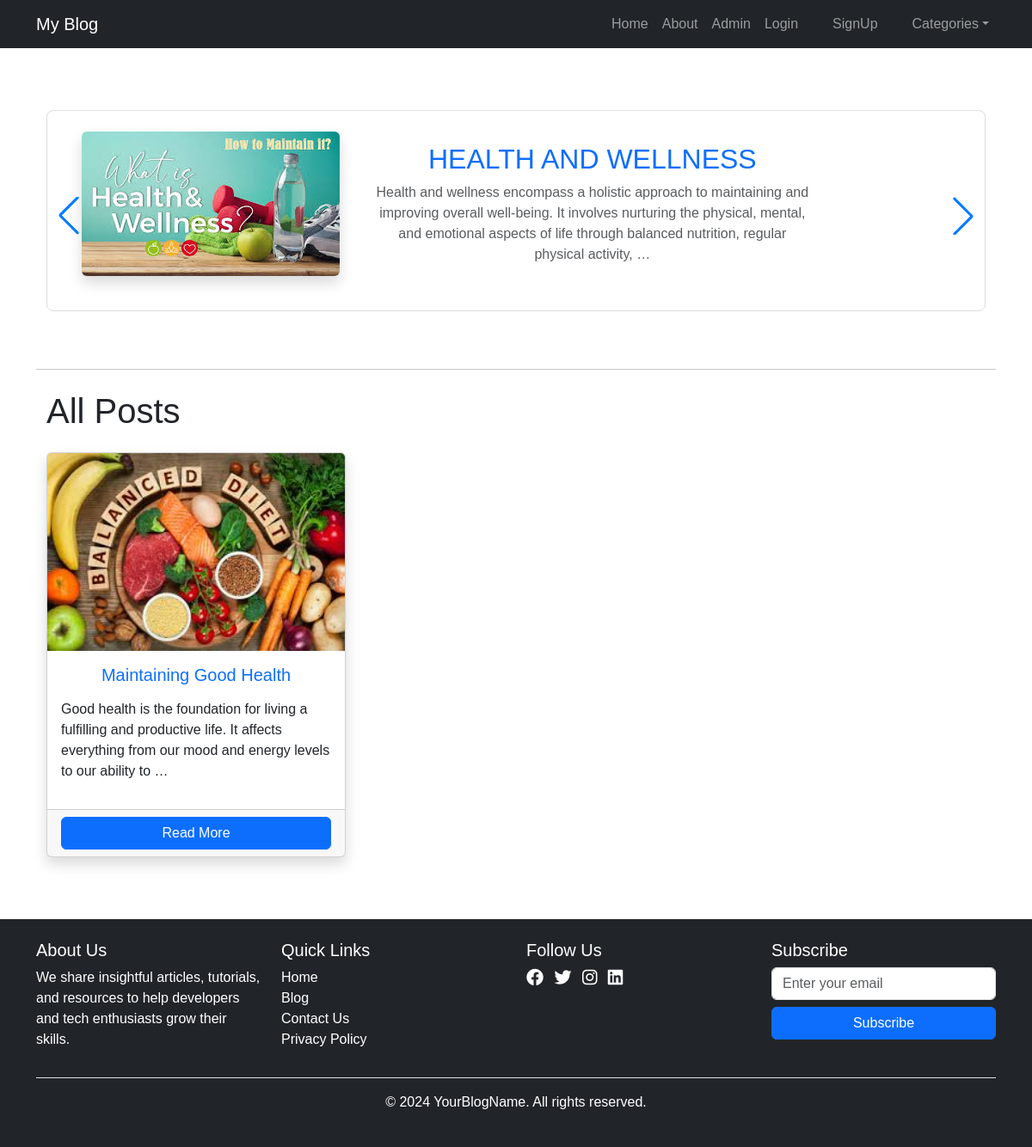
The page / on the database its author committed.
### blog/models.py (models this page shows, shortened)
class Category(models.Model):
    name = models.CharField(max_length=255)
    slug = models.SlugField(unique=True)
    image = models.ImageField(upload_to='category_images/', blank=True, null=True)
    description = models.TextField(blank=True, null=True)

class Post(models.Model):
    title = models.CharField(max_length=255)
    slug = models.SlugField(unique=True)
    author = models.ForeignKey(User, on_delete=models.CASCADE)
    category = models.ForeignKey(Category, on_delete=models.CASCADE)
    content =  HTMLField()
    post_image = models.ImageField(upload_to='post_images/', null=True, blank=True)
    published_date = models.DateTimeField(auto_now_add=True)
    updated_date = models.DateTimeField(auto_now=True)
    is_published = models.BooleanField(default=False)

### blog/views.py (the view)
# urls.py: path('',views.PostListView.as_view(), name='post_list'),
class PostListView(ListView):
    model = Post
    template_name = 'blog/post_list.html'
    context_object_name = 'posts'
    paginate_by = 5
    def get_context_data(self, **kwargs):
       context = super().get_context_data(**kwargs)
       context['categories'] = Category.objects.all()
       return context
    def get_queryset(self):
        return Post.objects.filter(is_published=True).order_by('-published_date')

### blog/templates/blog/post_list.html (shortened to what this page needs)
{% extends 'base.html' %}
{% block header %}
<header class="blog-header">
    <div class="container text-center mt-5">
        <div class="swiper" style="gap: 3rem;">
            <div class="swiper-wrapper">
                {% for category in categories %}
                <div class="swiper-slide">
                    <div class="row align-items-center">
                        <div class="col-md-4 mb-3">
                            {% if category.image %}
                                <img
                                    src="{{ category.image.url }}"
                                    alt="{{ category.name }}"
                                    class="img-fluid rounded shadow">
                            {% else %}
                                <p class="text-white">No image available</p>
                            {% endif %}
                        </div>
                        <div class="col-md-6 text-center">
                            <a href="{% url 'blog:category_data' category.slug %}" class="text-decoration-none">
                                <h2 class="text-uppercase text-primary">{{ category.name }}</h2>
                            </a>
                            <p class="text-muted d-none d-md-block">
                                {{ category.description|truncatewords_html:30|safe }}
                            </p>
                        </div>
                    </div>
                </div>
                {% endfor %}
            </div>
            <div class="swiper-button-next"></div>
            <div class="swiper-button-prev"></div>
        </div>
    </div>
</header>
<div class="my-4">
    <hr>
</div>
{% endblock %}
{% block content %}
<div class="container">
    <h1 class="mb-4">All Posts</h1>
    <div class="row">
        {% for post in object_list %}
        <div class="col-md-4 col-sm-6 col-12 mb-4">
            <div class="card h-100 shadow post-card">
                <img
                    src="{{ post.post_image.url }}"
                    alt="{{ post.title }}"
                    class="card-img-top img-fluid">
                <div class="card-body">
                    <h5 class="card-title text-center text-primary">{{ post.title }}</h5>
                    <p class="card-text">{{ post.content|truncatewords_html:25|safe }}</p>
                </div>
                <div class="card-footer text-center">
                    <a
                        href="{% url 'blog:post_detail' post.pk post.slug %}"
                        class="btn btn-primary w-100">
                        Read More
                    </a>
                </div>
            </div>
        </div>
        {% endfor %}
    </div>
</div>
{% endblock %}

### static/css/style.css (style rules this page uses)
body { margin: 0; font-family: Arial, sans-serif; }
.blog-header { padding: 2rem 0; }
.swiper { display: flex; justify-content: center; align-items: center; width: 100%; overflow: hidden; max-width: 1200px; }
.swiper-wrapper { gap: 2rem; display: flex; }
.swiper-slide { flex: 0 0 100%; display: flex; flex-direction: row; align-items: center; gap: 1rem; padding: 1.5rem; width: 100%; border: 1px solid #ddd; border-radius: 8px; background-color: #fff; transition: transform 0.3s ease, box-shadow 0.3s ease, background-color 0.3s ease; }
.post-card { transition: transform 0.3s ease, box-shadow 0.3s ease, background-color 0.3s ease; }
.post-card img { transition: transform 0.3s ease; }
.post-card .card-body .card-title { transition: color 0.3s ease; }

### rows shown on the page
Category: image (picture), name "HEALTH AND WELLNESS", description "Health and wellness encompass a holistic approach to maintaining and improving overall well-being. It involves nurturing the physical, mental, and emotional aspects of life through balanced nutrition, regular physical activity, …"
Post: post_image (picture), title "Maintaining Good Health", content "Good health is the foundation for living a fulfilling and productive life. It affects everything from our mood and energy levels to our ability to …"
